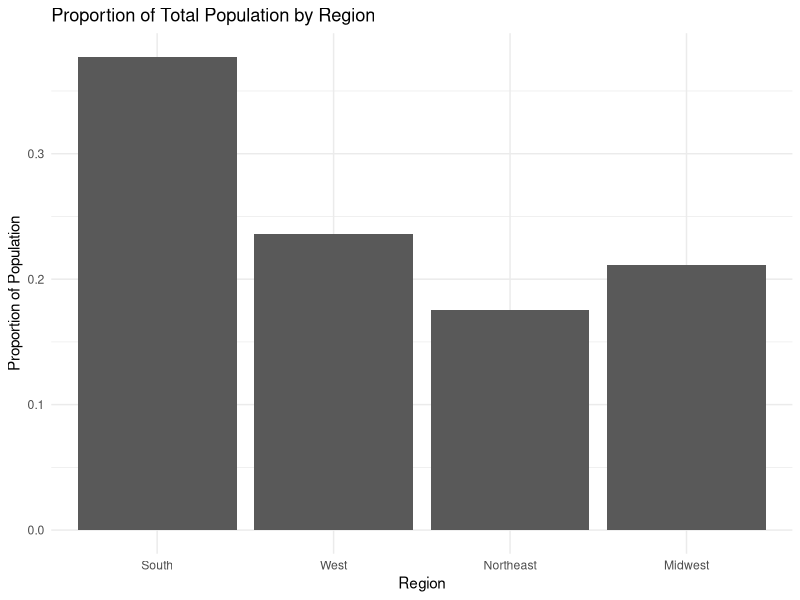
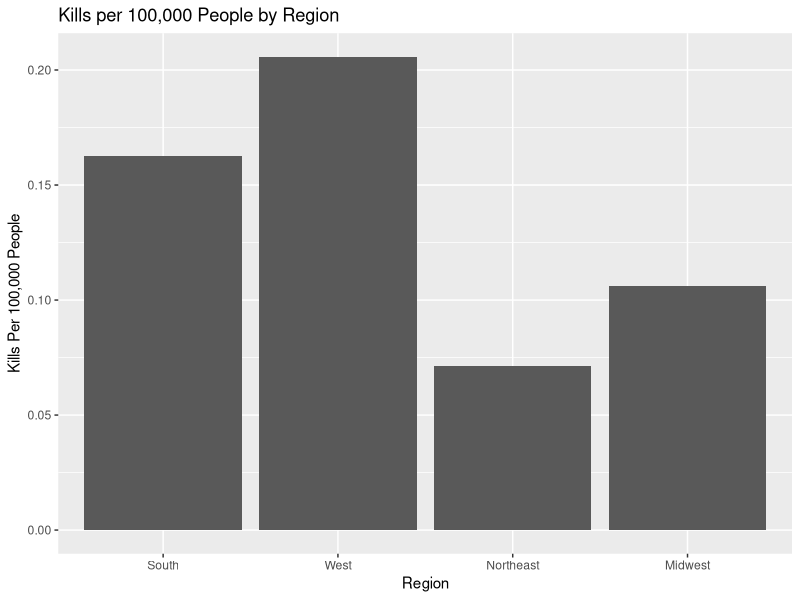
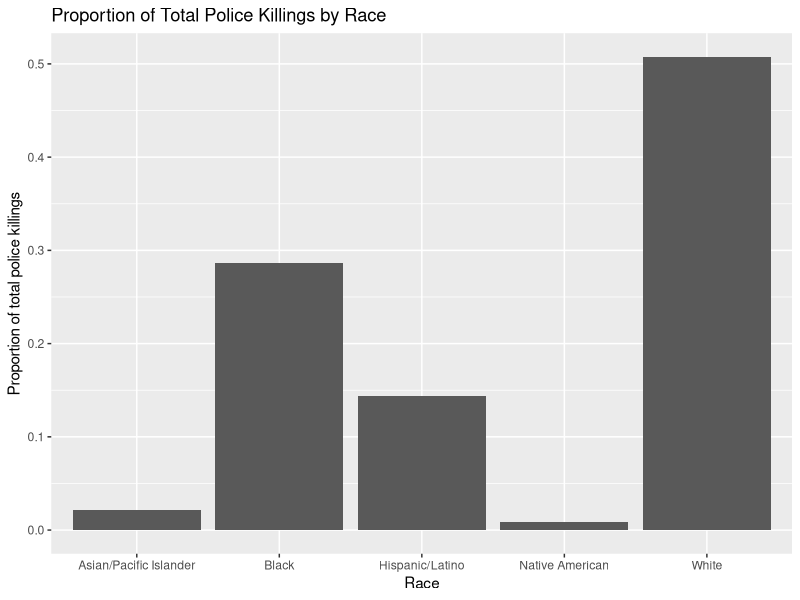
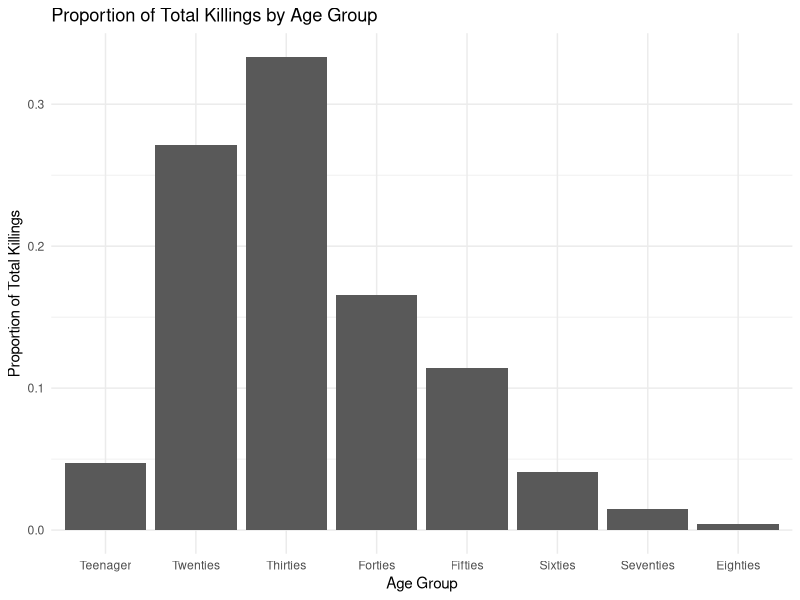
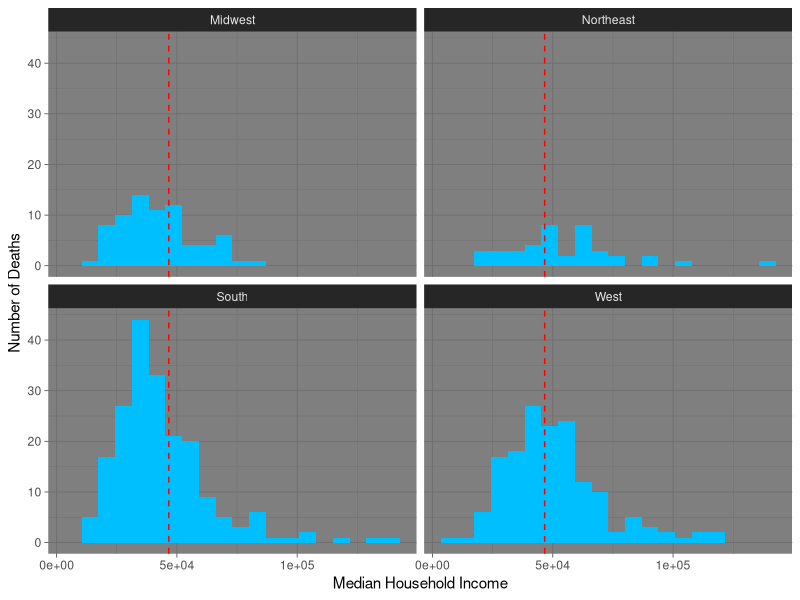
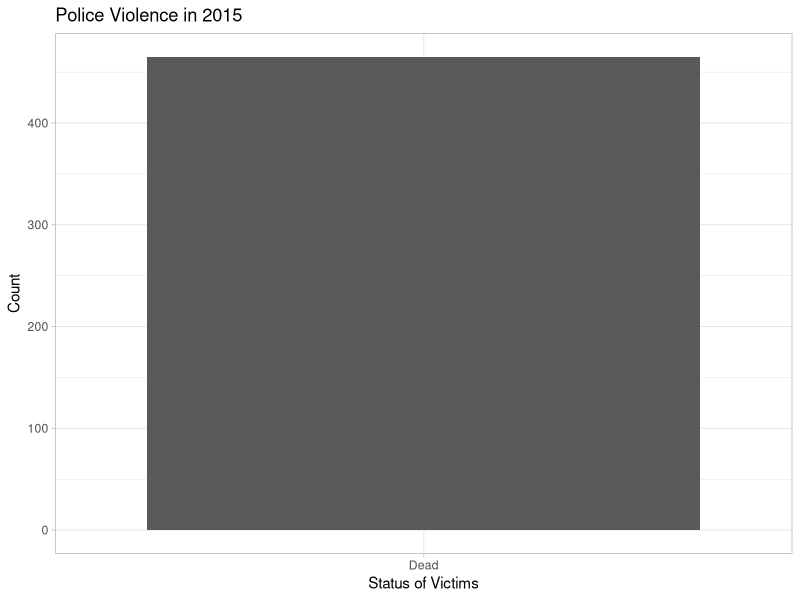
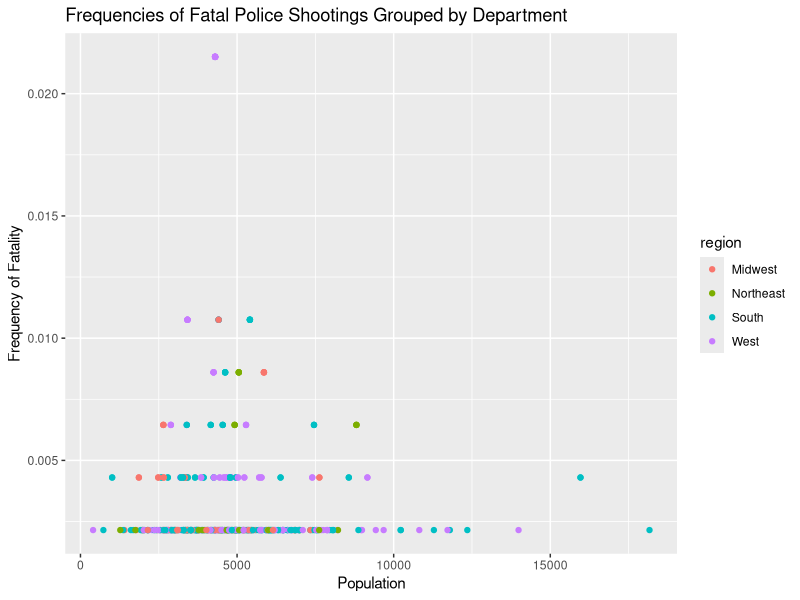
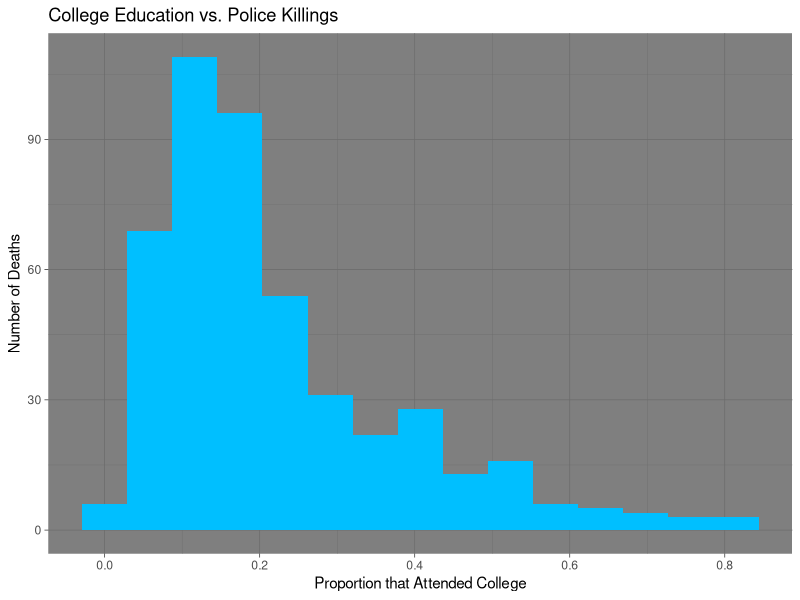

These charts were generated, in order, by the following R code:
## ---- chunk 1
knitr::opts_chunk$set(echo = TRUE)
library(tidyverse)
library(Hmisc)
library(modelr)
library(dplyr)
library(xtable)
library(forcats)


# Import Data Below
PoliceKillings<-read_csv("PKcleanP2.csv")

# Add DC to the South region
PoliceKillings$region[which(PoliceKillings$State=="DC")]<-"South"
## ---- chunk 2
# Adding populations by state and adding populations by region
populations<-read_csv("StatePops.csv")
pops<-populations[-1,3:11]


# Import states by region
region.data<-read_csv("StatesbyCensusRegion.csv")


# Joining state pop and region data
pops1<-pops %>%
  select("GEO.display-label","respop72015") %>%
  rename(State="GEO.display-label",Pop2015=respop72015) %>%
  left_join(region.data,by="State") %>%
  mutate(Pop2015=as.numeric(Pop2015)) %>%
  group_by(region) %>%
  mutate(PopByRegion=sum(Pop2015)) %>%
  select(PopByRegion,region) %>%
  ungroup() %>%
  mutate(Pop.prop=PopByRegion/PopByRegion[1])

# Create a tibble of uniqe regions, pops, and prop pops
pops2<- tibble(PopByRegion=unique(pops1$PopByRegion),Region=unique(pops1$region),Pop.prop=unique(pops1$Pop.prop))

# Converting region variable to a factor
regions<-pops2 %>%
  mutate(Region=as_factor(Region))
levels(regions$Region)

# Remove the row for US total police killings
regions<-regions[-c(is.na(regions$Region)),]

## ---- chunk 3
# Print out a plot of proportion of population in each region
ggplot(regions) +
  geom_col(aes(x=fct_explicit_na(Region,na_level = "US Total"),y=Pop.prop))+
  xlab("Region")+
  ylab("Proportion of Population")+
  ggtitle("Proportion of Total Population by Region")+
  theme_minimal()
## ---- chunk 4
# Count how many police killings are in each state
state.kills<-PoliceKillings %>%
  select(State) %>%
  mutate(State=as_factor(State)) %>%
  group_by(State) %>%
  dplyr::summarize(count=n())

# Count how many police killings are in each region
region.kills<-PoliceKillings %>%
  select(region) %>%
  mutate(region=as_factor(region)) %>%
  group_by(region) %>%
  dplyr::summarize(count=n())

## ---- chunk 5
# Create population state data frame
states<- pops %>%
  select("GEO.display-label","respop72015") %>%
  rename(State="GEO.display-label",Pop2015=respop72015) %>%
  mutate(Pop2015=as.numeric(Pop2015)) %>%
  left_join(region.data,by="State") %>%
  select(-region)

# Join police killings by state with population state data and create a variable for kills per 100,000 per state
states1<-states[-c(1),] %>%
  select(Pop2015,State,state) %>%
  right_join(state.kills,by=c("state"="State")) %>%
  mutate(kill.pc.state=count/Pop2015*100000)

# Join police killings by region with population regions data and create a variable for kills per 100,000 per region
regions1<-regions %>%
  select(PopByRegion,Region) %>%
  right_join(region.kills,by=c("Region"="region")) %>%
  mutate(kill.pc.region=count/PopByRegion*100000)

## ---- chunk 6
# Create a graph for police killing rates per 100,000 people by region
ggplot(regions1)+
  geom_col(aes(x=Region,y=kill.pc.region))+
  ylab("Kills Per 100,000 People")+
  ggtitle("Kills per 100,000 People by Region")
## ---- chunk 7
Races <- PoliceKillings %>% 
  group_by(Race) %>%
  dplyr::summarize(count=n()) %>%
  ungroup() %>%
  mutate(prop=count/sum(count)) 

# Remove the row for unknown races
Races<-Races[-c(which(Races$Race=="Unknown")),]

ggplot(Races) +
  geom_col(aes(x=Race,y=prop))+
  ylab("Proportion of total police killings")+
  ggtitle("Proportion of Total Police Killings by Race")
## ---- chunk 8
Ages <- PoliceKillings %>% 
  mutate(Age = as.factor(Age)) %>%
  group_by(Age)
levels(Ages$Age)
## ---- chunk 9
Ages1 <- Ages %>%
  mutate(Age_Bin=fct_collapse(Age,
                           Teenager = levels(Age)[c(1:4)],
                           Twenties = levels(Age)[c(5:14)],
                           Thirties = levels(Age)[c(15:25)],
                           Forties = levels(Age)[c(26:34)],
                           Fifties = levels(Age)[c(35:44)],
                           Sixties = levels(Age)[c(45:52)],
                           Seventies =  levels(Age)[c(53:58)],
                           Eighties = levels(Age)[c(59:60)],
                           Unknown = levels(Age)[c(61)]
                           )) %>%
           group_by(Age_Bin) %>%
           dplyr::summarize(n=n()) %>%
           ungroup() %>%
           mutate(prop=n/sum(n))
           
# Remove the row for unknown age
Ages1<-Ages1[-c(which(Ages1$Age_Bin=="Unknown")),]
## ---- chunk 10
ggplot(Ages1)+
  geom_col(aes(x=Age_Bin,y=prop))+
  xlab("Age Group")+
  ylab("Proportion of Total Killings")+
  ggtitle("Proportion of Total Killings by Age Group")+
  theme_minimal()
## ---- chunk 11
mean.inc<-mean(PoliceKillings$med.tract.household.inc)

ggplot(PoliceKillings)+
  geom_histogram(aes(x=med.tract.household.inc),bins=20,fill='deepskyblue1')+
  geom_vline(xintercept=mean.inc,linetype="dashed",color="red")+
  facet_wrap(region~.)+
  theme_dark()+
  xlab("Median Household Income")+
  ylab("Number of Deaths")
## ---- chunk 12
PD = 
  PoliceKillings %>% 
  mutate( 
    killed = ifelse("age">16, 1, 0), 
    killed = factor(killed, levels=c("0","1"), labels = c("Alive","Dead")))
  
ggplot(PD) + 
  geom_bar(mapping = aes(killed)) + 
  theme_light() + 
  ggtitle("Police Violence in 2015") + xlab("Status of Victims") + ylab("Count")
## ---- chunk 13
Agencies = 
  PoliceKillings %>% 
  arrange(Law_Enforcement_Agency) %>% 
  group_by(Law_Enforcement_Agency) %>%
  dplyr::summarize(n = n()) %>%
  mutate( freq = n / sum(n))

Agencies2 = inner_join(Agencies, PoliceKillings) %>%
  select("Law_Enforcement_Agency","freq", -("n"), -("Name"), "Age":"region") 

## ---- chunk 14
Agencies = 
  PoliceKillings %>% 
  group_by(Law_Enforcement_Agency) %>%
  dplyr::summarize(n = n()) %>%
  mutate( freq = n / sum(n))

Agencies2 = inner_join(Agencies, PoliceKillings) %>%
  select("Law_Enforcement_Agency","freq", -("n"), -("Name"), "Age":"region") 

Agencies3 = 
  Agencies2 %>% 
  group_by(Law_Enforcement_Agency) %>% 
  mutate(Population = median(Population),
         Proportion_White = median(Proportion_White), 
         Proportion_Black = median(Proportion_Black), 
         Proportion_Hispanic = median(Proportion_Hispanic), 
         med.tract.personal.inc = median(med.tract.personal.inc),
         med.tract.household.inc = median(med.tract.household.inc), 
         med.county.household.inc = median(med.county.household.inc), 
         Poverty_Rate = median(Poverty_Rate),
         Unemployment_Rate = median(Unemployment_Rate),
         Proportion_Attended_College = median(Proportion_Attended_College), 
         inc.quint.nat = median(inc.quint.nat),
         tractvcount.percentile = median(tractvcount.percentile),
         Age = as.numeric(Age),
         Age = median(Age))

ggplot(data = Agencies3, mapping = aes(x = Population, y=freq, color = region)) + geom_point() + ylab("Median Population") + ylab("Frequency of Fatality") + ggtitle("Frequencies of Fatal Police Shootings Grouped by Department")
## ---- chunk 15
ggplot(data=PoliceKillings) + 
  geom_histogram(mapping=aes(x=Proportion_Attended_College),bins=15,fill="deepskyblue1")+
  labs(x="Proportion that Attended College",y="Number of Deaths",title="College Education vs. Police Killings") + theme_dark()
## ---- chunk 16
unique(PoliceKillings$Cause_Of_Death)
ggplot(data=PoliceKillings) +
  geom_bar(aes(x=Cause_Of_Death))
NoGun= filter(PoliceKillings, Cause_Of_Death != "Gunshot")
ggplot(data=NoGun) +
  geom_bar(aes(x=Cause_Of_Death), color="black",fill=c("red","blue","darkgreen","purple"),size=2) + 
  xlab("Cause of Death") + ylab("Number of Deaths") + 
  theme_light()
## ---- chunk 17
PK1=PoliceKillings%>%
  mutate(higherthanavg=if_else(Unemployment_Rate>0.054,"Yes","No"))
table(PK1$higherthanavg) #count of whether each killing occured in an area that has an unemployment rate higher than the national average of 3.6%

URranges1=cut2(PoliceKillings$Unemployment_Rate,c(0.02,0.04,0.06,0.08,0.1,0.12,0.14,0.16,0.18,0.2,0.22,0.24,0.26,0.28,0.3,0.32,0.34,0.36,0.38,0.4)) 
summary(URranges1) #splitting up unemployment into ranges and then finding the count for each bin

ggplot(PoliceKillings,aes(x=Unemployment_Rate))+geom_histogram(breaks=c(0.02,
                      seq(0.05,0.5,0.05)),col="magenta")+geom_vline(xintercept = 0.054,linetype="dashed",color="yellow")

#histogram of unemployment values

## ---- chunk 18
Armed1=table(PoliceKillings$Armed)
print(Armed1)
ggplot(PoliceKillings,aes(x=PoliceKillings$Armed))+geom_bar()+coord_flip()+xlab("Armed vs Unarmed")
## ---- chunk 19
#
## ---- chunk 20
#
